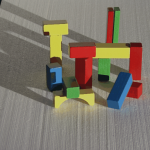
#> input picture Assignment4/Image/SiftImage.png, 150 x 150 px, found by its file name
$ python SIFTMethod.py
#> lines starting #> are read from the running program, lines starting #| are printed output that depends on the picture
import cv2
import numpy as np
import os

#Create output folder
os.makedirs("output", exist_ok=True)

image = cv2.imread(r'C:\Users\ppatu\Computer-Vision-Assignments\Computer-Vision-Assignments\Assignment4\Image\SiftImage.png')  # Replace with your actual image path
#> image is the input picture: shape (150, 150, 3); mean B, G, R 105.5, 118.7, 127.2
gray = cv2.cvtColor(image, cv2.COLOR_BGR2GRAY)

# 1. Scales image size
scaled = cv2.resize(gray, None, fx=1.5, fy=1.5, interpolation=cv2.INTER_LINEAR)

# 2. Rotates image
(h, w) = gray.shape
#> h = 150; w = 150
center = (w // 2, h // 2)
#> center = (75, 75)
M = cv2.getRotationMatrix2D(center, 45, 1.0)
rotated = cv2.warpAffine(gray, M, (w, h))

# 3. Illuminates image
illumination = cv2.convertScaleAbs(gray, alpha=1.2, beta=30)
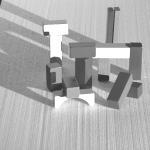
#> illumination: shape (150, 150); min 53, max 255, mean 173.6

# Save Transformed Images
cv2.imwrite("output/gray.jpg", gray)
cv2.imwrite("output/scaled.jpg", scaled)
cv2.imwrite("output/rotated.jpg", rotated)
cv2.imwrite("output/illumination.jpg", illumination)

#initializing SIFT
sift = cv2.SIFT_create()

def process_image(img, name):
#> called with name = 'gray'
    keypoints, descriptors = sift.detectAndCompute(img, None)
#> keypoints = 108 keypoints; strongest (x, y, size): (47, 33, 3.2), (103, 78, 6.5), (113, 78, 5.3), (64, 94, 3.7)

    key_img = cv2.drawKeypoints(
        img, keypoints, None,
        flags=cv2.DRAW_MATCHES_FLAGS_DRAW_RICH_KEYPOINTS
    )
    cv2.imwrite(f"output/keypoints_{name}.jpg", key_img)
    print(f"[INFO] Processed: {name} | Keypoints: {len(keypoints)}")
#| [INFO] Processed: gray | Keypoints: 108
    return keypoints, descriptors

# Process original and transformed images
kp_gray, desc_gray = process_image(gray, "gray")
#> kp_gray has the same summary as keypoints in process_image
kp_scaled, desc_scaled = process_image(scaled, "scaled")
#> call 2 of process_image, with name = 'scaled'
#> in process_image (call 2), `keypoints, descriptors = sift.detectAndCompute(img, None)`: keypoints = 151 keypoints; strongest (x, y, size): (70, 50, 4.8), (155, 118, 9.8), (187, 80, 12.1), (169, 117, 8)
#> in process_image (call 2), `key_img = cv2.drawKeypoints( img, keypoints, None, flags=cv2.DRAW_MATC..`:
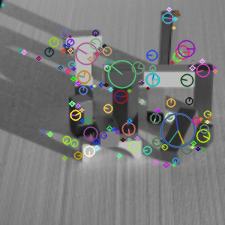
#> key_img: shape (225, 225, 3); mean of channels 0, 1, 2 120.9, 121.2, 120.8; drawn as B, G, R
#| [INFO] Processed: scaled | Keypoints: 151
#> kp_scaled has the same summary as keypoints in process_image
kp_rotated, desc_rotated = process_image(rotated, "rotated")
#> in process_image (call 3), `keypoints, descriptors = sift.detectAndCompute(img, None)`: keypoints = 146 keypoints; strongest (x, y, size): (25, 66, 3.2), (97, 58, 6.5), (94, 25, 7.7), (103, 50, 5.3)
#| [INFO] Processed: rotated | Keypoints: 146
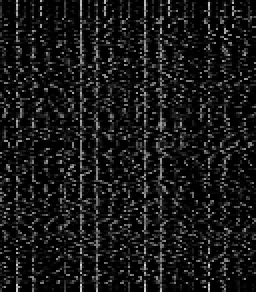
#> desc_rotated: shape (146, 128) float32 (shown 2 times larger); min 0, max 215, mean 24.1
#> kp_rotated has the same summary as keypoints in process_image
kp_illumination, desc_illumination = process_image(illumination, "illumination")
#> in process_image (call 4), `keypoints, descriptors = sift.detectAndCompute(img, None)`: keypoints = 123 keypoints; strongest (x, y, size): (47, 33, 3.2), (103, 78, 6.5), (113, 78, 5.3), (56, 51, 8)
#| [INFO] Processed: illumination | Keypoints: 123
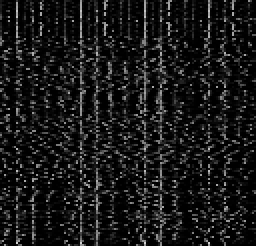
#> desc_illumination: shape (123, 128) float32 (shown 2 times larger); min 0, max 208, mean 24
#> kp_illumination has the same summary as keypoints in process_image


def match_keypoints(img1, kp1, desc1, img2, kp2, desc2, name):
#> called with name = 'gray_vs_scaled'
    bf = cv2.BFMatcher()
    matches = bf.knnMatch(desc1, desc2, k=2)
#> matches = 108 matches

    good = []
    for m, n in matches:
        if m.distance < 0.75 * n.distance:
            good.append([m])
#> this loop made 108 passes
#> after the loop, good = 80 matches

    matched_img = cv2.drawMatchesKnn(img1, kp1, img2, kp2, good, None, flags=2)
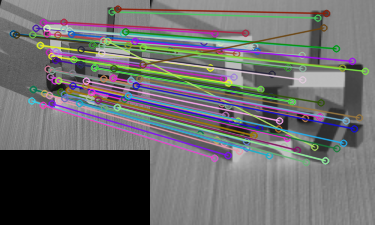
#> matched_img: shape (225, 375, 3); mean of channels 0, 1, 2 107.8, 106.8, 107.1; drawn as B, G, R
    cv2.imwrite(f"output/match_{name}.jpg", matched_img)
    print(f"[INFO] Saved match visualization: match_{name}.jpg")

# Display the matching features between original and transformed images
match_keypoints(gray, kp_gray, desc_gray, scaled, kp_scaled, desc_scaled, "gray_vs_scaled")
match_keypoints(gray, kp_gray, desc_gray, rotated, kp_rotated, desc_rotated, "gray_vs_rotated")
#> call 2 of match_keypoints, with name = 'gray_vs_rotated'
#> the loop in match_keypoints (call 2), `for m, n in matches:` made 108 passes
#> after the loop in match_keypoints (call 2), `for m, n in matches:`: good = 79 matches
#> in match_keypoints (call 2), `matched_img = cv2.drawMatchesKnn(img1, kp1, img2, kp2, good, None, fla..`:
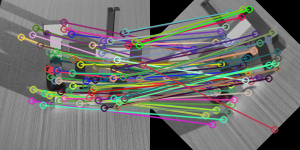
#> matched_img: shape (150, 300, 3); mean of channels 0, 1, 2 109.2, 112.7, 111.8; drawn as B, G, R
match_keypoints(gray, kp_gray, desc_gray, illumination, kp_illumination, desc_illumination, "gray_vs_illumination")
#> call 3 of match_keypoints, with name = 'gray_vs_illumination'
#> the loop in match_keypoints (call 3), `for m, n in matches:` made 108 passes
#> after the loop in match_keypoints (call 3), `for m, n in matches:`: good = 103 matches
#> in match_keypoints (call 3), `matched_img = cv2.drawMatchesKnn(img1, kp1, img2, kp2, good, None, fla..`:
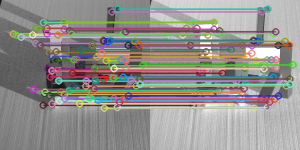
#> matched_img: shape (150, 300, 3); mean of channels 0, 1, 2 139.2, 144.1, 147.9; drawn as B, G, R
